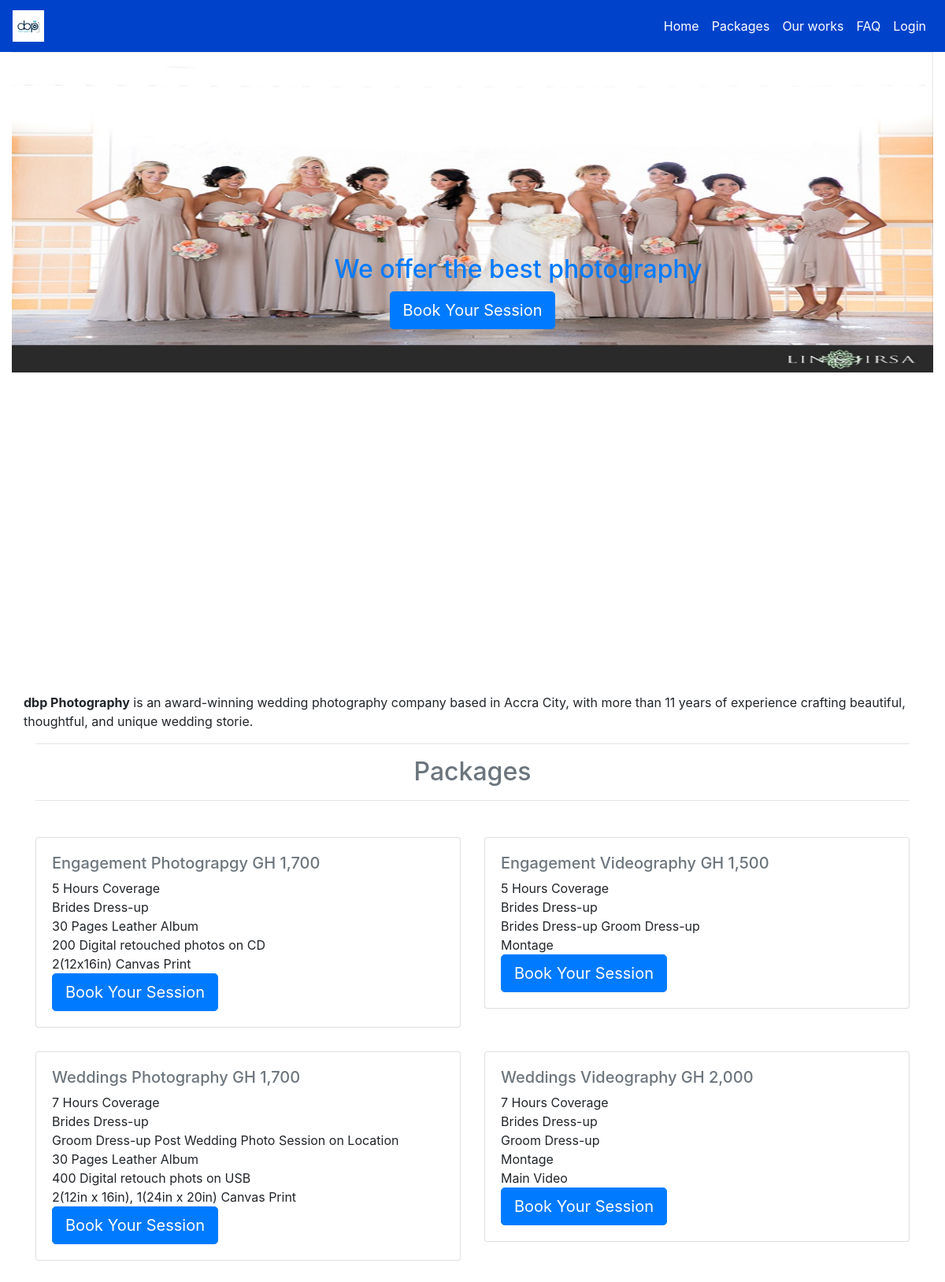
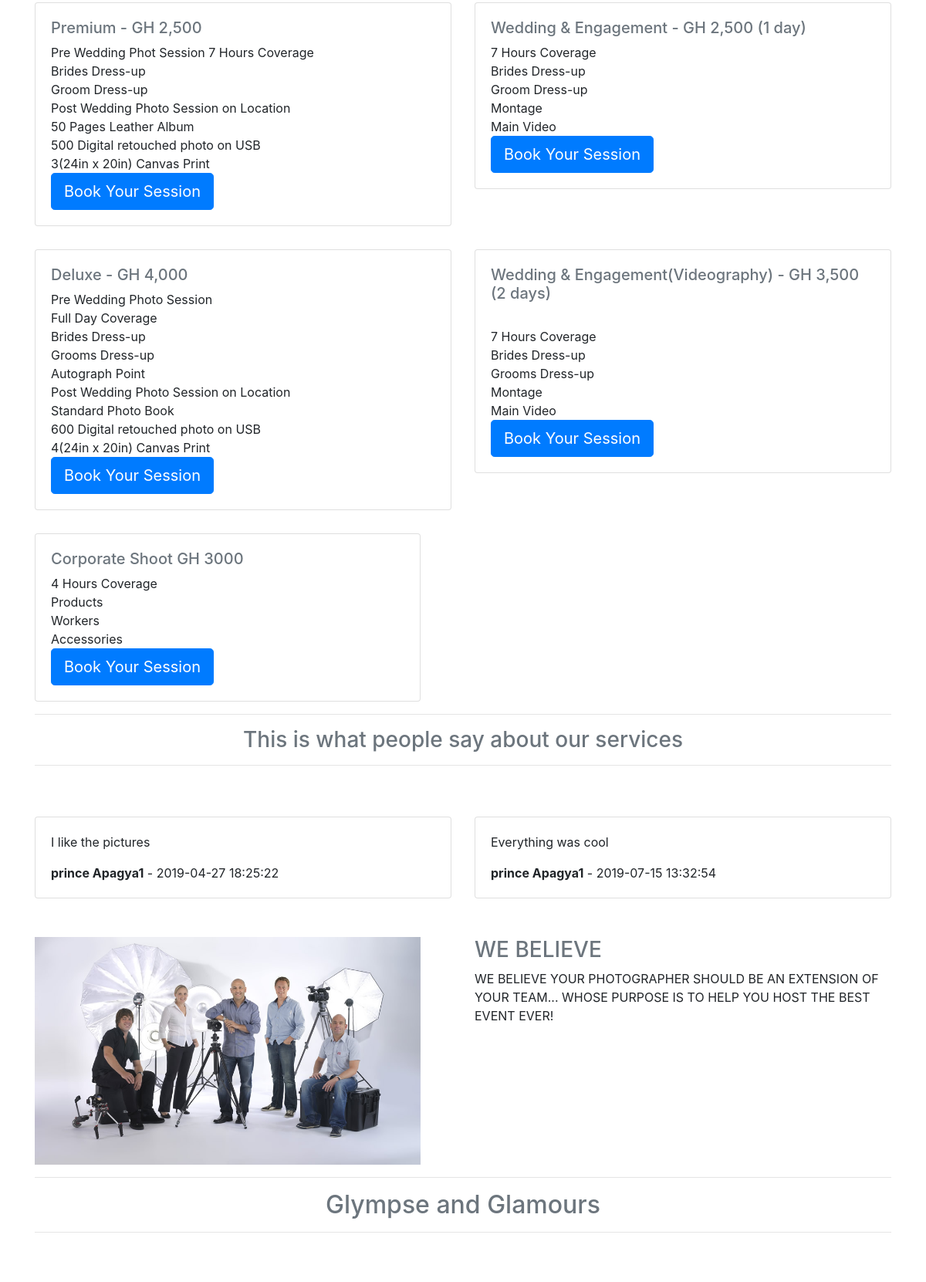
The page / (upper part) on the database its author committed (2 pictures, top to bottom).
### tables this page shows
CREATE TABLE `reviews` (
  `id` int(11) NOT NULL,
  `customers_id` int(11) NOT NULL,
  `review_body` text NOT NULL,
  `created_at` timestamp NOT NULL DEFAULT CURRENT_TIMESTAMP
);

CREATE TABLE `customers` (
  `id` int(11) NOT NULL,
  `firstname` varchar(50) NOT NULL,
  `dob` date NOT NULL,
  `lastname` varchar(50) NOT NULL,
  `email` varchar(100) NOT NULL,
  `password` varchar(60) NOT NULL,
  `phonenumber` varchar(30) NOT NULL,
  `gender` varchar(15) NOT NULL,
  `created_at` timestamp NOT NULL DEFAULT CURRENT_TIMESTAMP,
  `updated_at` timestamp NOT NULL DEFAULT CURRENT_TIMESTAMP
);

### backoffice/controllers/customer/customers.php (called while the page is built, shortened)
<?php
	$db = new Database();
	$customer = new Customer($db->connect());

### backoffice/config.php (called while the page is built, shortened)
<?php
	class Database{
	private $db_host = 'localhost';
	private $db_name = 'dbp_photo_studiodb';
	private $db_username = 'root';
	private $pass_word = '';
	private $charset = 'utf8mb4';
	public function connect(){
		$this->conn = null;
		if($this->conn == null){
				try {
					$server_path = "mysql:host=".$this->getHostName().";dbname=".$this->getDatabaseName().";charset=".$this->getCharacterSet();
					$this->conn = new PDO($server_path,$this->getUserName(),$this->getPassword());
				    return $this->conn;
				}
				catch (PDOException $e) {
					return $e->getMessage();
				}
	   }
	}
	private function getHostName(){
		return $this->db_host;
	}
	private function getDatabaseName(){
		return $this->db_name;
	}
	private function getUserName(){
		return $this->db_username;
	}
	private function getPassword(){
		return $this->pass_word;
	}
	private function getCharacterSet(){
		return $this->charset;
	}
}

### backoffice/Model/customer.php (called while the page is built, shortened)
<?php
 class Customer{
 		private $db_conn;
 		public function __construct($con){
 			$this->db_conn = $con;
 		}
		public function getCustomerReviews(){
	 	try {
		 		 $query = $this->db_conn->query("SELECT r.review_body,r.created_at,c.firstname, c.lastname, r.customers_id, r.id FROM reviews r JOIN customers c on r.customers_id = c.id");
		 		     $query->execute();
		 		 return $query->fetchAll(PDO::FETCH_ASSOC);
		 	} catch (PDOException $e) {
				return $e->getMessage();
			}
		}
 }

### index.php (the view, shortened to what this page needs)
<?php
	require_once "header.php";
	require "./backoffice/config.php";
	require "./backoffice/Model/customer.php";
	require "./backoffice/controllers/customer/customers.php";
 ?>
		<nav class="navbar navbar-expand-sm" style="background-color:#0043ca;">
		  <a class="navbar-brand" href="#">
		    <img src="./images/logo.jpg" alt="logo" style="width:40px;">
		  </a>
			  <ul class="navbar-nav ml-auto">
			    <li class="nav-item">
			      <a class="nav-link" href="index.php">Home</a>
			    </li>
			    <li class="nav-item">
			      <a class="nav-link" href="#packges">Packages</a>
			    </li>
			    <li class="nav-item">
			      <a class="nav-link" href="#gallery">Our works</a>
			    </li>
			    <li class="nav-item">
			      <a class="nav-link" href="#faq">FAQ</a>
			    </li>
			    <li class="nav-item">
			      <?php
		      		if(isset($_SESSION["customer_email"]) && !empty($_SESSION["customer_email"])) {
						echo '<a class="nav-link" href="./backoffice/controllers/customer/logout.php?q=logout&req=../../../index.php">Logout</a>';
					}else {
						echo '<a class="nav-link" href="#" data-toggle="modal" data-target="#loginModal">Login</a>';
					}
			      ?>
			    </li>
			  </ul>
		</nav>
		<div class="container-fluid">
			<div class="row">
				<div class="col">
					<img src="images/fairmontbridesmaids.jpg" style="width:100%; height:50%;" class="slide_image">
					<h2 style="margin-top: -150px; margin-left: 35%;" class="text-primary">We offer the best photography</h2>
					 <p style="text-align: center;">
					 	<?php
				      		if(isset($_SESSION["customer_email"]) && !empty($_SESSION["customer_email"])) {
								echo '<a class="btn btn-primary btn-lg" href="./core_module_customers/dashboard.php">Go To Dashboard</a>';
							}else {
								echo '<a class="btn btn-primary btn-lg" href="#" data-toggle="modal" data-target="#loginModal">Book Your Session</a>';
							}
					      ?>
					 </p>
				</div>
			</div>
		</div>
		<div class="container">
			<div class="row">
				<div  data-aos="fade-up"  data-aos-duration="2000">
				     <strong>dbp Photography</strong> is an award-winning wedding photography company based in Accra City, with more than 11 years of experience crafting beautiful, thoughtful, and unique wedding storie.
				</div>
			</div>
			<div class="row">
				<div class="col">
					<hr>
					<h2 class="text-muted text-lead text-center" id="packges">Packages</h2>
					<hr>
				</div>
			</div>
			<div class="row" style="margin-top: 30px;">
				<div class="col" >
					<div class="card" data-aos="fade-right">
					  <div class="card-body">
					  	<h5 class="text-muted">Engagement Photograpgy  GH 1,700 </h5>
					  	5 Hours Coverage<br/>Brides Dress-up <br/>
					  	30 Pages Leather Album <br/>
					  	200 Digital  retouched photos on CD<br/>
					  	2(12x16in) Canvas Print <br/>
					  	<?php
				      		if(isset($_SESSION["customer_email"]) && !empty($_SESSION["customer_email"])) {
								echo '<a class="btn btn-primary btn-lg" href="./core_module_customers/dashboard.php">Go To Dashboard</a>';
							}else {
								echo '<a class="btn btn-primary btn-lg" href="#" data-toggle="modal" data-target="#loginModal">Book Your Session</a>';
							}
					      ?>
					  </div>
					</div>
				</div>
				<div class="col" >
					<div class="card" data-aos="fade-left">
					  <div class="card-body">
					  	<h5 class="text-muted">Engagement Videography GH 1,500</h5>
					  	5 Hours Coverage<br/>
					  	Brides Dress-up <br/>
					  	Brides Dress-up
					  	Groom Dress-up<br/>
					  	Montage<br/>
					  	<?php
				      		if(isset($_SESSION["customer_email"]) && !empty($_SESSION["customer_email"])) {
								echo '<a class="btn btn-primary btn-lg" href="./core_module_customers/dashboard.php">Go To Dashboard</a>';
							}else {
								echo '<a class="btn btn-primary btn-lg" href="#" data-toggle="modal" data-target="#loginModal">Book Your Session</a>';
							}
					      ?>
					  </div>
					</div>
				</div>
			</div>
			<div class="row" style="margin-top: 30px;">
				<div class="col">
					<div class="card" data-aos="fade-up" data-aos-duration="3000">
					  <div class="card-body">
					  	<h5 class="text-muted">Weddings Photography GH 1,700</h5>
					  	7 Hours Coverage<br/>
					  	Brides Dress-up <br/>
					  	Groom Dress-up
					  	Post Wedding Photo Session on Location<br/>
					  	30 Pages Leather Album<br/>
					  	400 Digital retouch phots on USB <br/>
					  	2(12in x 16in), 1(24in x 20in) Canvas Print <br/>
					  	<?php
				      		if(isset($_SESSION["customer_email"]) && !empty($_SESSION["customer_email"])) {
								echo '<a class="btn btn-primary btn-lg" href="./core_module_customers/dashboard.php">Go To Dashboard</a>';
							}else {
								echo '<a class="btn btn-primary btn-lg" href="#" data-toggle="modal" data-target="#loginModal">Book Your Session</a>';
							}
					      ?>
					  </div>
					</div>
				</div>
				<div class="col">
					<div class="card" data-aos="fade-up" data-aos-duration="3500">
					  <div class="card-body">
					  	<h5 class="text-muted">Weddings Videography GH 2,000</h5>
					  	7 Hours Coverage<br/>
					  	Brides Dress-up <br/>
					  	Groom Dress-up <br/>
					  	Montage <br/>
					  	Main Video <br/>
					  	<?php
				      		if(isset($_SESSION["customer_email"]) && !empty($_SESSION["customer_email"])) {
								echo '<a class="btn btn-primary btn-lg" href="./core_module_customers/dashboard.php">Go To Dashboard</a>';
							}else {
								echo '<a class="btn btn-primary btn-lg" href="#" data-toggle="modal" data-target="#loginModal">Book Your Session</a>';
							}
					      ?>
					  </div>
					</div>
				</div>
			</div>
			<div class="row" style="margin-top: 30px;">
				<div class="col">
					 <div class="card" data-aos="zoom-out-right">
					 	<div class="card-body">
						  	<h5 class="text-muted">Premium - GH 2,500</h5>
						  	Pre Wedding Phot Session
						  	7 Hours Coverage<br/>
						  	Brides Dress-up <br/>
						  	Groom Dress-up <br/>
						  	Post Wedding Photo Session on Location<br/>
						  	50 Pages Leather Album <br/>
						  	500 Digital retouched photo on USB <br/>
						  	3(24in x 20in) Canvas Print <br>
						  	<?php
					      		if(isset($_SESSION["customer_email"]) && !empty($_SESSION["customer_email"])) {
									echo '<a class="btn btn-primary btn-lg" href="./core_module_customers/dashboard.php">Go To Dashboard</a>';
								}else {
									echo '<a class="btn btn-primary btn-lg" href="#" data-toggle="modal" data-target="#loginModal">Book Your Session</a>';
								}
						      ?>
						  </div>
					 </div>
				</div>
				<div class="col">
					 <div class="card" data-aos="zoom-out-down" data-aos-duration="3000" >
					 	<div class="card-body">
						  	<h5 class="text-muted">Wedding & Engagement - GH 2,500 (1 day)</h5>
						  	7 Hours Coverage<br/>
						  	Brides Dress-up <br/>
						  	Groom Dress-up <br/>
						  	Montage <br/>
						  	Main Video <br>
						  	<?php
					      		if(isset($_SESSION["customer_email"]) && !empty($_SESSION["customer_email"])) {
									echo '<a class="btn btn-primary btn-lg" href="./core_module_customers/dashboard.php">Go To Dashboard</a>';
								}else {
									echo '<a class="btn btn-primary btn-lg" href="#" data-toggle="modal" data-target="#loginModal">Book Your Session</a>';
								}
						      ?>
					  </div>
					 </div>
				</div>
			</div>
			<div class="row" style="margin-top: 30px;">
				<div class="col">
					<div class="card" data-aos="fade-down" data-aos-duration="1000" data-aos-offset="300" data-aos-easing="ease-in-sine">
						<div class="card-body">
							<h5 class="text-muted">Deluxe - GH 4,000</h5>
							Pre Wedding Photo Session <br/>
							Full Day Coverage <br/>
							Brides Dress-up <br/>
						    Grooms Dress-up  <br/>
						    Autograph Point <br/>
						    Post Wedding Photo Session on Location <br/> Standard Photo Book <br/>
						    600 Digital retouched photo on USB <br/>
						    4(24in x 20in) Canvas Print <br>
						    <?php
					      		if(isset($_SESSION["customer_email"]) && !empty($_SESSION["customer_email"])) {
									echo '<a class="btn btn-primary btn-lg" href="./core_module_customers/dashboard.php">Go To Dashboard</a>';
								}else {
									echo '<a class="btn btn-primary btn-lg" href="#" data-toggle="modal" data-target="#loginModal">Book Your Session</a>';
								}
						      ?>
						</div>
					</div>
				</div>
				<div class="col">
					<div class="card" data-aos="fade-up" data-aos-duration="1000" data-aos-offset="300" data-aos-easing="ease-in-sine">
						<div class="card-body">
							<h5 class="text-muted">Wedding & Engagement(Videography)  - GH 3,500 (2 days)</h5> <br/>
							7 Hours Coverage <br/>
							Brides Dress-up <br/>
						    Grooms Dress-up  <br/>
						    Montage <br/>
						    Main Video <br/>
						    <?php
					      		if(isset($_SESSION["customer_email"]) && !empty($_SESSION["customer_email"])) {
									echo '<a class="btn btn-primary btn-lg" href="./core_module_customers/dashboard.php">Go To Dashboard</a>';
								}else {
									echo '<a class="btn btn-primary btn-lg" href="#" data-toggle="modal" data-target="#loginModal">Book Your Session</a>';
								}
						      ?>
						</div>
					</div>
				</div>
			</div>
			<div class="row" style="margin-top: 30px;">
			<div class="col" >
					<div class="card" data-aos="fade-left" style="width: 500px;">
					  <div class="card-body">
					  	<h5 class="text-muted">Corporate Shoot GH 3000</h5>
					  	4 Hours Coverage<br/>
					  	Products <br/>
					  	Workers <br>
					  	Accessories<br/>
					  	<?php
				      		if(isset($_SESSION["customer_email"]) && !empty($_SESSION["customer_email"])) {
								echo '<a class="btn btn-primary btn-lg" href="./core_module_customers/dashboard.php">Go To Dashboard</a>';
							}else {
								echo '<a class="btn btn-primary btn-lg" href="#" data-toggle="modal" data-target="#loginModal">Book Your Session</a>';
							}
					      ?>
					  </div>
					</div>
				</div>
			</div>
	      <div>
  	    	<hr>
      	    <h3 class="text-muted text-center">
      	    	This is what people say about our services
      	    </h3>
      	    <hr>
  	    </div>
	      <div class="row" style="padding-top: 50px;">
		      	<?php foreach ($customer->getCustomerReviews() as $review): ?>
		      		<div class="col">
			    	<div class="card">
				      <div class="card-body">
				      	<p><?php echo $review["review_body"];?></p>
				      	<strong><?php echo $review["firstname"] . ' ' . $review["lastname"];?></strong> - <?php echo $review["created_at"];?>
				      </div>
			        </div>
			    </div>
			    <?php endforeach ?>
	      </div>
		  <div class="row" style="margin-top: 50px;">
		  	<div class="col" data-aos="fade-down-right" data-aos-duration="1000">
		  		<img src="images/HDR-TEAM.jpg" style="max-height: 400px; max-width: 500px;">
		  	</div>
		  	<div class="col" data-aos="fade-down-left" data-aos-duration="1500">
		  		 <h3 class="text-muted">WE BELIEVE</h3>
		  		WE BELIEVE YOUR PHOTOGRAPHER SHOULD BE AN EXTENSION OF YOUR TEAM... WHOSE PURPOSE IS TO HELP YOU HOST THE BEST  EVENT EVER!
		  	</div>
		  </div>
		  <div class="row">
				<div class="col">
					<hr>
					<h2 class="text-muted text-lead text-center">Glympse and Glamours </h2>
					<hr>
				</div>
			</div>
<?php require_once "footer.php";?>

### index.php (style rules this page uses)
a { color:white; }

### rows shown on the page
reviews: review_body "I like the pictures", customers.firstname "prince", customers.lastname "Apagya1", created_at "2019-04-27 18:25:22"
reviews: review_body "Everything was cool", customers.firstname "prince", customers.lastname "Apagya1", created_at "2019-07-15 13:32:54"
